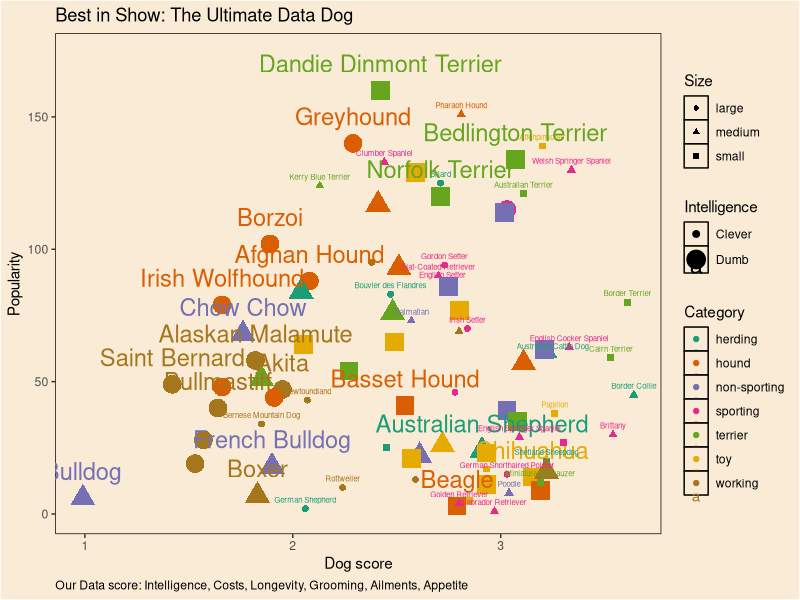

Write the R code that produced this figure.
## ---- chunk 1
knitr::opts_chunk$set(echo = TRUE)
library(tidyverse)
library(readxl)
## ---- chunk 2
#loading in the data from the environment and "import dataset" in RStudio
KIB_Best_in_Show_public_full <- read_excel("KIB_Best_in_Show.xlsx", sheet = "Best in show full sheet", range = "A3:BS178")
full <- KIB_Best_in_Show_public_full

KIB_Best_in_Show_public_ <- read_excel("KIB_Best_in_Show.xlsx", sheet = "Best in show", range = "A6:BS181")
best <- KIB_Best_in_Show_public_

#removing first row of each dataset 
clean_full <- full %>%
  filter(`Sources - see bottom right` != 'Dog breed')

clean_best <- best %>%
  filter(category != 'American Kennel Club group')



#choosing columns needed from clean_best
NEWclean_best<- clean_best %>%
  select(`Dog breed`, category, `size category`, `popularity ranking (1-173, 1 = most popular)`, `intelligence category`)

#renaming columns
NEWclean_best <- NEWclean_best %>%
  rename(Dog_breed = `Dog breed`, size_category = `size category`, Popularity = `popularity ranking (1-173, 1 = most popular)`, intelligence_category = `intelligence category`)

#relabeling intelligence category
NEWclean_best$intelligence_category[NEWclean_best$intelligence_category == 'Above average'| NEWclean_best$intelligence_category == 'Brightest' | NEWclean_best$intelligence_category == 'Excellent'] <- 'Clever'

NEWclean_best$intelligence_category[NEWclean_best$intelligence_category == 'no data'| NEWclean_best$intelligence_category == 'Lowest' | NEWclean_best$intelligence_category == 'Fair'| NEWclean_best$intelligence_category == 'Average'] <- 'Dumb'



#choosing columns needed from clean_full
NEWclean_full <- clean_full %>%
  select(`datadog score`, `Sources - see bottom right`)

#renaming columns 
NEWclean_full <- NEWclean_full %>%
  rename(Dog_score = `datadog score`, Dog_breed = `Sources - see bottom right`)


#Joining data frames together
dog <- merge(NEWclean_best, NEWclean_full, by=c('Dog_breed'))


#converting types
dog$Popularity <- as.integer(dog$Popularity)
dog$category <- as.factor(dog$category)
dog$size_category <- as.factor(dog$size_category)


## ---- chunk 3
ggplot(dog, aes(x=Dog_score, y=Popularity, color=category, shape = size_category, size = intelligence_category)) + geom_point() + geom_text(aes(label = Dog_breed), check_overlap = TRUE, vjust=-1) + theme(panel.background = element_rect(fill = 'antiquewhite', colour = 'black'), plot.background = element_rect(fill = "antiquewhite"), legend.background = element_rect(fill = "antiquewhite"), legend.key = element_rect(fill = 'antiquewhite'), plot.caption = element_text(hjust = 0)) + scale_color_brewer(palette="Dark2") + theme(panel.grid.major = element_blank(), panel.grid.minor = element_blank()) + labs(caption = "Our Data score: Intelligence, Costs, Longevity, Grooming, Ailments, Appetite" , color = "Category", shape='Size', size= 'Intelligence') + xlab("Dog score") + ggtitle('Best in Show: The Ultimate Data Dog')

